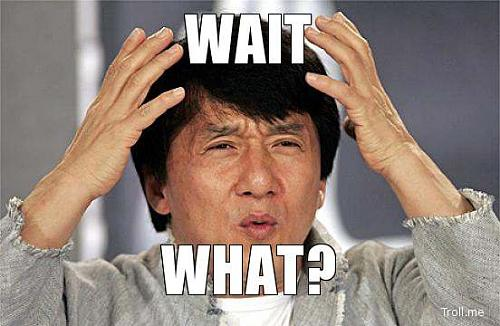
#> input picture dropAnOctave/img/what.jpeg, 500 x 326 px
$ jupyter execute spatialFrequenciesOfImage.ipynb   (older library calls are emulated)
#> lines starting #> are read from the running program, lines starting #| are printed output that depends on the picture; after the words box and inside, x2 and y2 are one past the last pixel; in counts of white or black regions, pixels touching at a corner belong together
[cell 1]
import cv2
import numpy as np
from PIL import Image
from matplotlib import pyplot as plt

[cell 2]
srcPath = 'img/what.jpeg'

[cell 3]
srcBgr = cv2.imread(srcPath)
#> srcBgr is the input picture: shape (326, 500, 3); mean B, G, R 120, 128.7, 144.6
gray = cv2.cvtColor(srcBgr, cv2.COLOR_BGR2GRAY)
#srcRgb = cv2.cvtColor(srcBgr, cv2.COLOR_BGR2RGB)
Image.fromarray(gray)

# Histogram of image

[cell 4]
plt.figure(figsize=(8,4))
plt.hist(gray.ravel(),256,[0,256])
plt.xlabel('Intensity')
plt.ylabel('Count')
plt.show()
#> figure, not shown here; tallest bar 2530 high, from x = 255 to 256

### Normalization to [-1, 1]

[cell 5]
normGray = cv2.normalize(gray, None, alpha=-1, beta=1, norm_type=cv2.NORM_MINMAX, dtype=cv2.CV_32F)
plt.figure(figsize=(8,4))
plt.hist(normGray.ravel(),256,[-1,1])
plt.xlabel('Intensity')
plt.ylabel('Count')
plt.show()
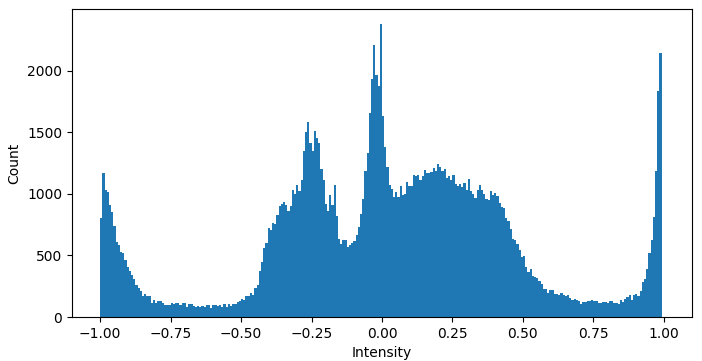
#> figure drawn by matplotlib, 1 panel; tallest bar 2380 high, from x = -0.00781 to 0

### RMS(standard deviation)

[cell 6]
np.std(normGray)
#> Out = 0.468

### Decrease image RMS

Make the mean intensity to be zero.
And then alter the standard deviation to be 0.2.

[cell 7]
normStarndardNormGray = normGray - np.mean(normGray)
np.mean(normStarndardNormGray)
#> Out = 8.99e-09

[cell 8]
# Alter the standard deviation to 1.
normStarndardNormGray = normStarndardNormGray / np.std(normStarndardNormGray)
np.std(normStarndardNormGray)
#> Out = 1

[cell 9]
# Alter the standard deviation to 0.2.
normStarndardNormGray = normStarndardNormGray * 0.2
np.std(normStarndardNormGray)
#> Out = 0.2

[cell 10]
plt.figure(figsize=(8,4))
plt.hist(normStarndardNormGray.ravel(),256,[-1,1])
plt.xlabel('Intensity')
plt.ylabel('Count')
plt.show()
#> figure, not shown here; tallest bar 4917 high, from x = -0.0391 to -0.0312

[cell 11]
# plt.imshow は勝手にarrayを正規化するためmin,maxを設定
plt.figure(figsize=(16,8))
plt.subplot(2, 2, 1)
plt.imshow(normGray, cmap='gray', vmin = -1, vmax = 1)
plt.title('Normal')
plt.xticks([])
plt.yticks([])

plt.subplot(2, 2, 2)
plt.imshow(normStarndardNormGray, cmap='gray', vmin = -1, vmax = 1)
plt.title('RMS == 0.2')
plt.xticks([])
plt.yticks([])

plt.subplot(2, 2, 3)
plt.hist(normGray.ravel(),256,[-1,1])
plt.xlabel('Intensity')
plt.ylabel('Count')

plt.subplot(2, 2, 4)
plt.hist(normStarndardNormGray.ravel(),256,[-1,1])
plt.xlabel('Intensity')
plt.ylabel('Count')

plt.tight_layout()
plt.show()
#> figure, not shown here; panel 3: tallest bar 2380 high, from x = -0.00781 to 0; panel 4: tallest bar 4917 high, from x = -0.0391 to -0.0312

####  Margin of Float type error

$ 0.00000000000000000000000001101101001 = 1.101101001 * 2^{-26} $

1.101101001 → 仮数
-26 → 指数

[cell 12]
type(normGray[0,0])

[cell 13]
# Accuracy
2**23

# Fourier Transform

[cell 14]
from scipy import signal

[cell 15]
# origin signal
p = 2 * np.pi # period
dataSample = 500
t = np.linspace(0, p * 5, dataSample) # display 5 period
s = signal.square(t) # signal

plt.figure(figsize=(16,8))
plt.subplot(2,1,1)
plt.plot(s)
plt.ylim(-1.5, 1.5)
plt.xlabel('Time')
plt.ylabel('Signal')

# fourier transform
fftRes = abs(np.fft.fft(s))
plt.subplot(2,1,2)
plt.plot(fftRes[:dataSample//2])
plt.xlabel('Frequency')
plt.ylabel('Amplitude')

plt.show()
#> figure, not shown here; panel 1: curve peaks at x = 0, y = 1; panel 2: curve peaks at x = 5, y = 318.3

[cell 16]
# TODO: FFT IFFT
ifftRes = np.fft.ifft(np.fft.fft(s))
plt.figure(figsize=(16,4))
plt.plot(ifftRes.real)
#> figure, not shown here; curve peaks at x = 136, y = 1

[cell 17]
# origin signal
lineSize = 1
imgSize = 500

s = np.zeros([imgSize, imgSize])
for i in range(imgSize//lineSize):
    color = i % 2
    s[i*lineSize: imgSize-i*lineSize, i*lineSize: imgSize-i*lineSize] = color
# for i in range(imgSize//lineSize):
#     color = i % 2
#     s[i*lineSize:,:] = color

plt.figure(figsize=(16,8))

plt.subplot(1,2,1)
plt.imshow(s, cmap='gray')
plt.xlabel('x')
plt.ylabel('y')

fftS = np.fft.fftshift(np.fft.fft2(s))
plt.subplot(1,2,2)
fftSDisp = np.log(abs(fftS) + 0.0001)
fftSDisp = cv2.normalize(fftSDisp, None, alpha=0, beta=1, norm_type=cv2.NORM_MINMAX, dtype=cv2.CV_32F)
plt.imshow(fftSDisp, cmap='gray')
plt.xlabel('xFrequency')
plt.ylabel('yFrequency')

plt.tight_layout()
plt.show()

# Converting to frequency space

Fast Fourier Transform

2次元ユークリッド空間の直交座標系画像を極座標系に変換(フーリエ変換)

http://www.clg.niigata-u.ac.jp/~medimg/practice_medical_imaging/imgproc_scion/5fourier/index.htm

[cell 18]
# convert to frequency domain
normGrayFft = np.fft.fft2(normGray)
normGrayFftShift = np.fft.fftshift(normGrayFft)

# 表示のため
# calculate amplitude spectrum
# 第1象限と第3象限、第1象限と第4象限を入れ替え
grayShift = np.fft.fftshift(np.abs(normGrayFft))
grayShiftDisp = np.log(grayShift + 0.0001)
normGrayShiftDisp = cv2.normalize(grayShiftDisp, None, alpha=0, beta=1, norm_type=cv2.NORM_MINMAX, dtype=cv2.CV_32F)

[cell 19]
plt.figure(figsize=(8,6))
plt.imshow(normGrayShiftDisp, cmap='gray', vmin = 0, vmax = 1)

## Low-pass filter

高周波を除く

[cell 20]
srcSize = gray.shape
#> srcSize = (326, 500)
center = (srcSize[0]//2,srcSize[1]//2)
#> center = (163, 250)
# initializer filter
lpFilter = np.zeros(srcSize)
filterRadius = 50

for x in range(0,srcSize[0]):
    for y in range(0,srcSize[1]):
        if(x-center[0])**2 + (y-center[1])**2 < filterRadius**2:
            lpFilter[x,y] = 1
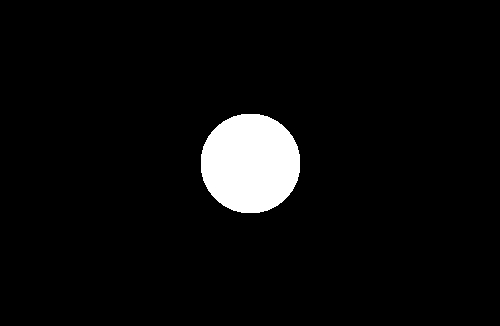
#> lpFilter: shape (326, 500) float64; values 0 (black) and 1 (white), 4.8% white; 1 white region, box (x1, y1, x2, y2) and area: (201, 114, 300, 213) 7825

plt.figure(figsize=(8,6))
plt.imshow(lpFilter, cmap='gray', vmin = 0, vmax = 1)

[cell 21]
lpRes = normGrayFftShift*lpFilter

# 表示のため
plt.figure(figsize=(8,6))
plt.imshow(normGrayShiftDisp*lpFilter, cmap='gray', vmin = 0, vmax = 1)

[cell 22]
# Inverse Fourier Transform
grayConvert = np.real(np.fft.ifft2(np.fft.ifftshift(lpRes)))
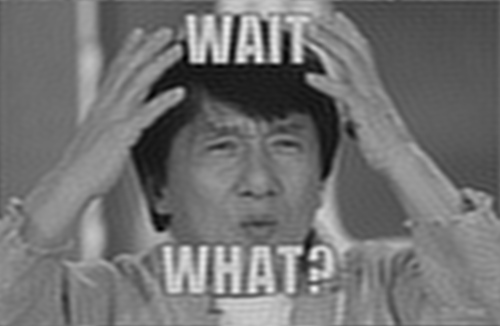
#> grayConvert: shape (326, 500) float64; min -1.29, max 1.68, mean 0.0388; drawn with min black and max white
normGrayConvertLp = cv2.normalize(grayConvert, None, alpha=-1, beta=1, norm_type=cv2.NORM_MINMAX, dtype=cv2.CV_32F)

plt.figure(figsize=(16,8))
plt.subplot(1, 2, 1)
plt.imshow(normGray, cmap='gray', vmin = -1, vmax = 1)
plt.title('Normal')
plt.xticks([])
plt.yticks([])

plt.subplot(1, 2, 2)
plt.imshow(normGrayConvertLp, cmap='gray', vmin = -1, vmax = 1)
plt.title('Low-pass filter')
plt.xticks([])
plt.yticks([])

plt.tight_layout()
plt.show()

## High-pass filter

低周波を除く

[cell 23]
srcSize = gray.shape
center = (srcSize[0]//2,srcSize[1]//2)
# initializer filter
hpFilter = np.ones(srcSize)
filterRadius = 50

for x in range(0,srcSize[0]):
    for y in range(0,srcSize[1]):
        if(x-center[0])**2 + (y-center[1])**2 < filterRadius**2:
            hpFilter[x,y] = 0

plt.figure(figsize=(8,6))
plt.imshow(hpFilter, cmap='gray', vmin = 0, vmax = 1)

[cell 24]
hpRes = normGrayFftShift*hpFilter

# 表示のため
plt.figure(figsize=(8,6))
plt.imshow(normGrayShiftDisp*hpFilter, cmap='gray', vmin = 0, vmax = 1)

[cell 25]
# Inverse Fourier Transform
grayConvert = np.real(np.fft.ifft2(np.fft.ifftshift(hpRes)))
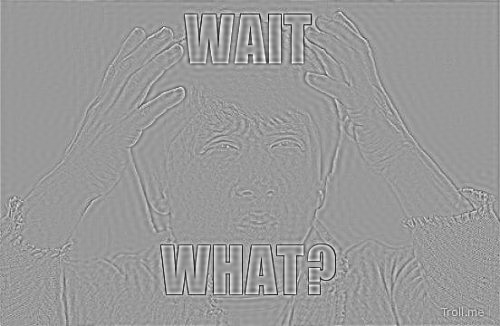
#> grayConvert: shape (326, 500) float64; min -1.7, max 1.12, mean -1.31e-19; drawn with min black and max white
normGrayConvertHp = cv2.normalize(grayConvert, None, alpha=-1, beta=1, norm_type=cv2.NORM_MINMAX, dtype=cv2.CV_32F)

plt.figure(figsize=(16,8))
plt.subplot(1, 2, 1)
plt.imshow(normGray, cmap='gray', vmin = -1, vmax = 1)
plt.title('Normal')
plt.xticks([])
plt.yticks([])

plt.subplot(1, 2, 2)
plt.imshow(normGrayConvertHp, cmap='gray', vmin = -1, vmax = 1)
plt.title('High-pass filter')
plt.xticks([])
plt.yticks([])

plt.tight_layout()
plt.show()

[cell 26]
plt.figure(figsize=(16,8))
plt.subplot(1, 3, 1)
plt.imshow(normGray, cmap='gray', vmin = -1, vmax = 1)
plt.title('Normal')
plt.xticks([])
plt.yticks([])

plt.subplot(1, 3, 2)
plt.imshow(normGrayConvertLp, cmap='gray', vmin = -1, vmax = 1)
plt.title('Low-pass filter')
plt.xticks([])
plt.yticks([])

plt.subplot(1, 3, 3)
plt.imshow(normGrayConvertHp, cmap='gray', vmin = -1, vmax = 1)
plt.title('High-pass filter')
plt.xticks([])
plt.yticks([])

plt.tight_layout()
plt.show()

# Spatial Frequency Fusion

[cell 27]
imgShape = (400, 400)
highSrc = cv2.imread('img/abe.jpg', cv2.IMREAD_GRAYSCALE)
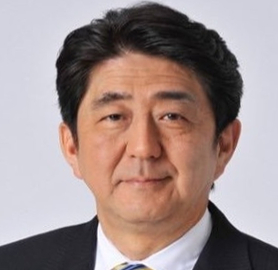
#> input picture dropAnOctave/img/abe.jpg, 278 x 270 px
#> highSrc: shape (270, 278); min 3, max 255, mean 147.6
lowSrc = cv2.imread('img/trump.jpg', cv2.IMREAD_GRAYSCALE)
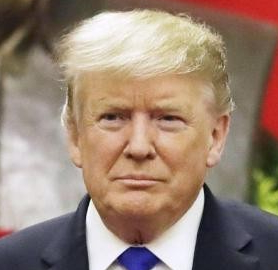
#> input picture dropAnOctave/img/trump.jpg, 278 x 270 px
#> lowSrc: shape (270, 278); min 7, max 254, mean 136.5
highSrc = cv2.resize(highSrc,imgShape)
#> highSrc: shape (400, 400)
lowSrc = cv2.resize(lowSrc,imgShape)
#> lowSrc: shape (400, 400)

[cell 28]
center = (imgShape[0]//2,imgShape[1]//2)
# initializer filter
hpFilter = np.ones(imgShape)
lpFilter = np.zeros(imgShape)
hpFilterRadius = 25
lpFilterRadius = 35

for x in range(0,imgShape[0]):
    for y in range(0,imgShape[1]):
        if(x-center[0])**2 + (y-center[1])**2 < hpFilterRadius**2:
            hpFilter[x,y] = 0
        if(x-center[0])**2 + (y-center[1])**2 < lpFilterRadius**2:
            lpFilter[x,y] = 1

plt.figure(figsize=(8,6))
plt.subplot(1,2,1)
plt.imshow(hpFilter, cmap='gray', vmin = 0, vmax = 1)
plt.title('higth-pass')

plt.subplot(1,2,2)
plt.imshow(lpFilter, cmap='gray', vmin = 0, vmax = 1)
plt.title('low-pass')
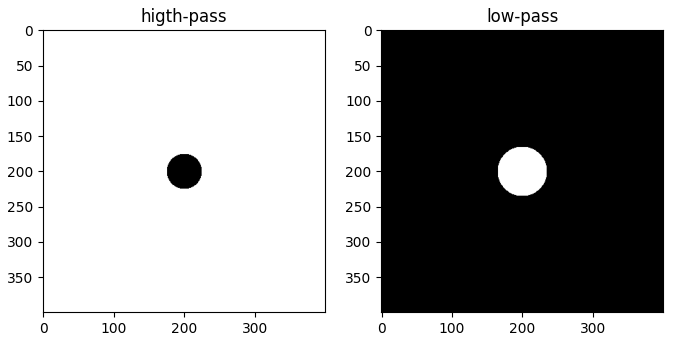
#> figure drawn by matplotlib, 2 panels

[cell 29]
# Fourier Transform
fftHigh = np.fft.fftshift(np.fft.fft2(highSrc))
fftLow = np.fft.fftshift(np.fft.fft2(lowSrc))

# Inverse Fourier Transform
ifftHigh = cv2.normalize(
    np.real(np.fft.ifft2(np.fft.ifftshift(fftHigh * hpFilter))),
    None,
    alpha=-1,
    beta=1,
    norm_type=cv2.NORM_MINMAX,
    dtype=cv2.CV_32F
)
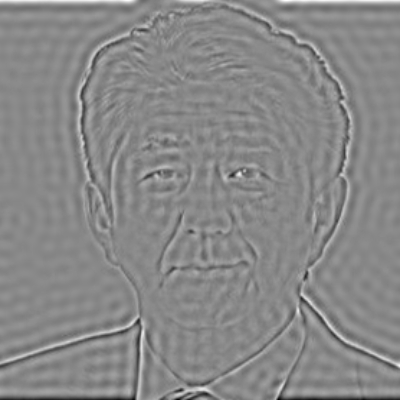
#> ifftHigh: shape (400, 400) float32; min -1, max 1, mean 0.071; drawn with min black and max white
ifftLow = cv2.normalize(
    np.real(np.fft.ifft2(np.fft.ifftshift(fftLow * lpFilter))),
    None,
    alpha=-1,
    beta=1,
    norm_type=cv2.NORM_MINMAX,
    dtype=cv2.CV_32F
)
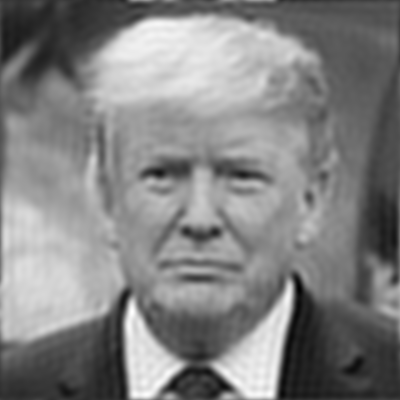
#> ifftLow: shape (400, 400) float32; min -1, max 1, mean 0.0222; drawn with min black and max white

plt.figure(figsize=(16,8))
plt.subplot(1, 3, 1)
plt.imshow(ifftHigh, cmap='gray', vmin = -1, vmax = 1)
plt.title('high-pass filter')
plt.xticks([])
plt.yticks([])

plt.subplot(1, 3, 2)
plt.imshow(ifftLow, cmap='gray', vmin = -1, vmax = 1)
plt.title('Low-pass filter')
plt.xticks([])
plt.yticks([])

plt.subplot(1, 3, 3)
plt.imshow(ifftHigh + ifftLow, cmap='gray', vmin = -2, vmax = 2)
plt.title('Fusion')
plt.xticks([])
plt.yticks([])

plt.tight_layout()
plt.show()
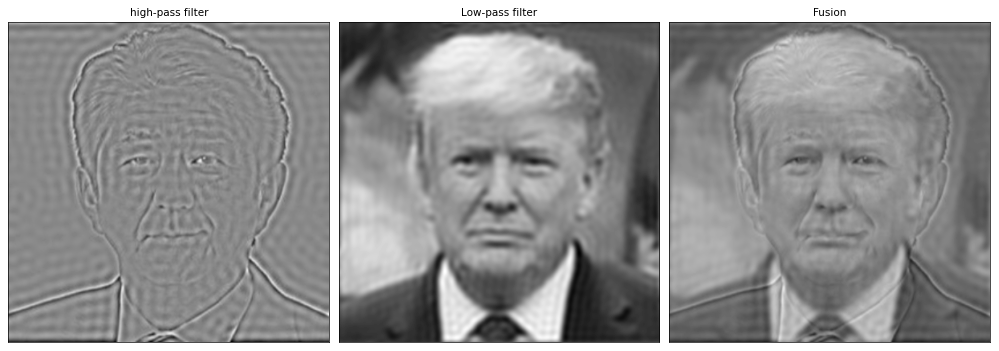
#> figure drawn by matplotlib, 3 panels
